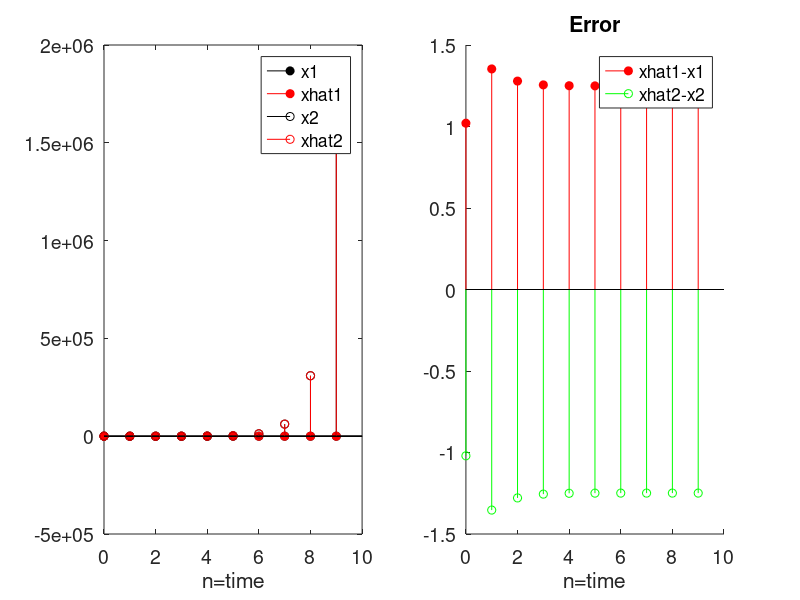

The MATLAB script that drew this image: (Note: this script raises an error after producing the figure.)
clc;
clear all;
set(0,'DefaultAxesFontSize', 14);

a1 = 1; %Test 2,0.5,10
a2 = 5;
c1 = 1;
c2 = 1;
n = 10;

%initialize
x1 = normrnd(0,1,[1,1]); %x[0]
x2 = normrnd(0,1,[1,1]);
y = c1*x1+c2*x2;

varx1 = 1;
varx2 = 1;
vary = c1^2+c2^2;

xhat1 = y*c1*varx1/vary;
xhat2 = y*c2*varx2/vary;
sigman1 = (1-c1*varx1/vary)^2*varx1+(c2*varx1/vary)^2*varx2;

%time passing
for t=1:(n-1)
    x1 = [x1 a1*x1(1,t)];
    x2 = [x2 a2*x2(1,t)];
    y = [y c1*x1(1,t+1)+c2*x2(1,t+1)];
    varx1 = a1^2*varx1;
    varx2 = a2^2*varx2;
    vary = c1^2*varx1 + c2^2*varx2;
    xhat1 = [xhat1 y(1,t+1)*c1*varx1/vary];
    xhat2 = [xhat2 y(1,t+1)*c2*varx2/vary];
    sigman1 = [sigman1 (1-c1*varx1/vary)^2*varx1+(c2*varx1/vary)^2*varx2];
end

%hold all
subplot(1,2,1), stem(0:t,x1,'k','filled')
%subplot(1,2,1), hold on, stem(0:t,y,'b','filled')
subplot(1,2,1), hold on, stem(0:t,xhat1,'r','filled')
subplot(1,2,1), hold on, stem(0:t, x2, 'k')
subplot(1,2,1), hold on, stem(0:t, xhat2, 'r')
xlabel('n=time')
legend1 = legend('x1','xhat1','x2','xhat2','Location','Best');

%subplot(1,2,2), stem(0:t,abs(y*c1/(c1+c2)-x1),'b','filled')
subplot(1,2,2), hold on, stem(0:t,xhat1-x1,'r','filled')
%subplot(1,2,2), hold on, stem(0:t, sqrt(sigman1), 'k')
subplot(1,2,2), hold on, stem(0:t,xhat2-x2,'g')
%subplot(1,2,2), hold on, stem(0:t, abs(xhat1-x1+xhat2-x2), 'k', 'filled')
xlabel('n=time')
legend2 = legend('xhat1-x1','xhat2-x2');
subplot(1,2,2), title('Error')

suptitle(['a1= ' num2str(a1) '; a2 = ' num2str(a2)])